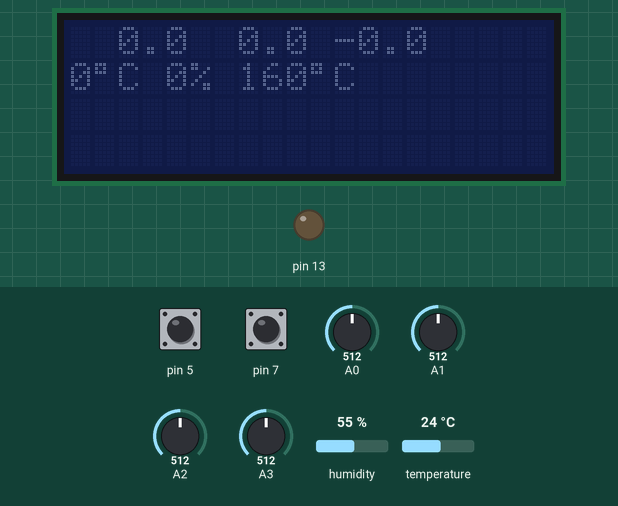
Simulated run of this sketch. Board: Arduino Uno, built with avr-gcc and run on an emulated ATmega328P. On the bench: 20×4 character LCD, output pins drawn as LEDs (lit = HIGH). The inputs (shaded band) are chosen by the test bench; at power-on: A0 = 512, A3 = 512, pin 5 HIGH, pin 7 HIGH, A1 = 512, A2 = 512, humidity 55 %, temperature 24 °C. Storage starts empty.

Above: at 1.2 s.
1.3 s: A0 set to 524
At 10.95 s:
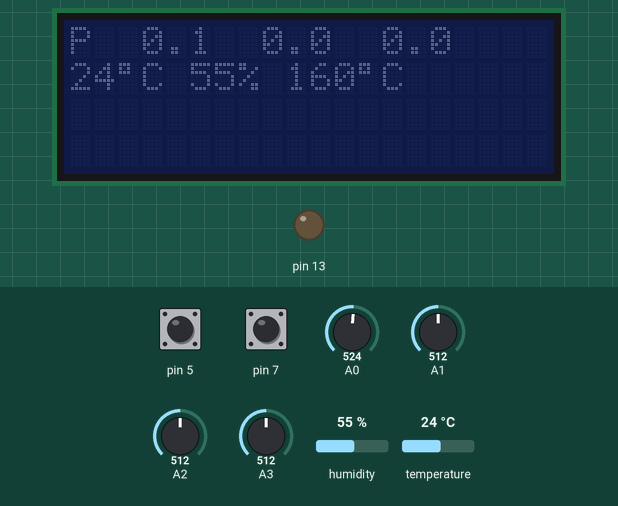
11.0 s: A0 set to 548
At 12.5 s:
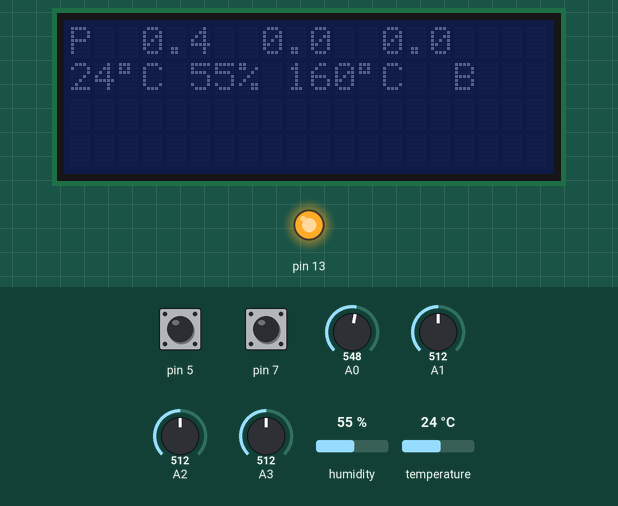
19.3 s: A3 set to 327
At 22.5 s:
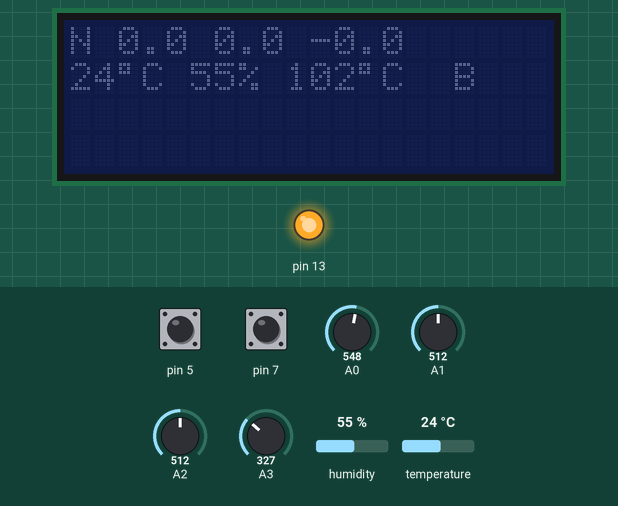
22.8 s: A3 set to 307
At 23.2 s:
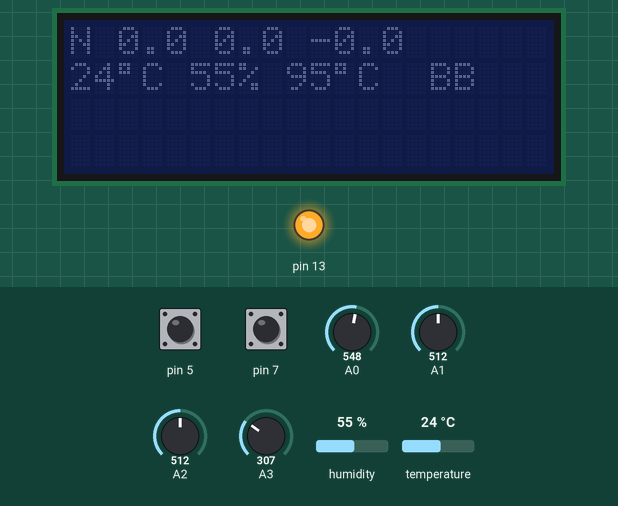
32.5 s: pin 5 pulled LOW for 3.2 s
At 33.0 s:
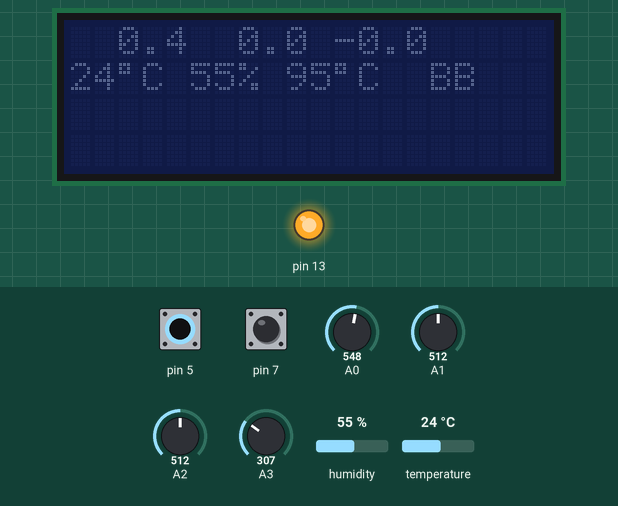
37.2 s: pin 7 pulled LOW for 0.15 s
At 37.31 s:
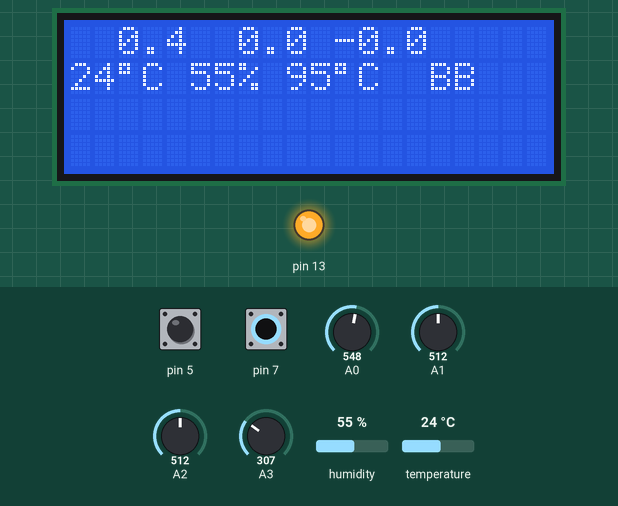
Timing chart, 0 to 39.8 s (numbered marks = the images above; inputs shaded):
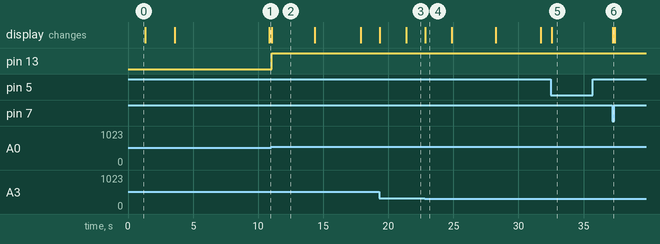

The sketch:

Arduino_Fahrradtacho.ino
```cpp
//LCD:
//#include <LiquidCrystal.h>
#include "Wire.h"
#include <LiquidCrystal_I2C.h>
#include <Adafruit_Sensor.h>
#include <DHT.h>
#include <DHT_U.h>
#include <SPI.h>
#include <SD.h>
#define DHTPIN 4
#define DHTTYPE    DHT11
const int chipSelect = 6;
int cnt=0, bew=0, bew2=0, temp, hum, braketemproh, braketemp;
float xAvg, yAvg, zAvg, xMax, yMax, zMax, xMin, yMin, zMin;
LiquidCrystal_I2C lcd(0x27,20,4);
DHT_Unified dht(DHTPIN, DHTTYPE);
uint32_t delayMS;

void setup() {
  //Serial.begin(9600);
  lcd.init();
  dht.begin();
  pinMode(13, OUTPUT);
  pinMode(5, INPUT_PULLUP);
  pinMode(7, INPUT_PULLUP);
  pinMode(8, INPUT_PULLUP);
  pinMode(12, INPUT_PULLUP);
  analogReference(EXTERNAL);
  SD.begin(chipSelect);
  File dataFile = SD.open("Tacho.txt", FILE_WRITE);
  if (dataFile) {
    dataFile.println("X-Beschleunigung,Y-Beschleunigung,Z-Beschleunigung,Aussentemperatur,Bremsentemperatur");
    dataFile.close();
  }
}

void loop() {
  //Hintergrundbeleuchtung
  if (digitalRead(7) == LOW) {
    lcd.backlight();
    }
  else {
    lcd.noBacklight();
    }

  //Bewegungserkenung, anzeige von Max/Min-Werten:
  if (digitalRead(5) == LOW) {
    bew++;
    bew2=0;
    }
  else {
    bew2++;
    }

  if (bew2 >= 500) {bew2 = 300;}

  //Beschleunigung:
  long xScaled = map(analogRead(A0), 404, 615, -1000, 1000);
  float xAccel = xScaled / 1000.0;
  xAvg += xAccel;

  long yScaled = map(analogRead(A1), 402, 612, -1000, 1000);
  float yAccel = yScaled / 1000.0;
  yAvg += yAccel;

  long zScaled = map(analogRead(A2), 411, 616, -1000, 1000);
  float zAccel = zScaled / 1000.0;
  zAvg += zAccel;

  //Temperaturen:
  braketemproh = analogRead(A3);
  braketemp = map(braketemproh, 0, 480, 0, 150);

  //Min/Max-Beschleunigung im RAM speichern:
  if (xAccel > xMax) {xMax = xAccel;}
  if (yAccel > yMax) {yMax = yAccel;}
  if (zAccel > zMax) {zMax = zAccel;}

  if (xAccel < xMin) {xMin = xAccel;}
  if (yAccel < yMin) {yMin = yAccel;}
  if (zAccel < zMin) {zMin = zAccel;}


  //Aktualwerte anzeigen:
  if (bew > 0 || bew2 < 300) {
    if (xAccel < 0) {
      lcd.setCursor(0, 0);
      lcd.print(" ");
      }
    else {
      lcd.setCursor(0, 0);
      lcd.print("  ");
      }
    lcd.print(xAccel,1);

    if (yAccel < 0) {
      lcd.setCursor(5, 0);
      lcd.print(" ");
      }
    else {
      lcd.setCursor(5, 0);
      lcd.print("  ");
      }
    lcd.print(yAccel,1);

    if (zAccel < 0) {
      lcd.setCursor(10, 0);
      lcd.print(" ");
      }
    else {
      lcd.setCursor(10, 0);
      lcd.print("  ");
      }
    lcd.print(zAccel,1);
    lcd.print(" ");
  }
  else {
    //Min/Max-Werte anzeigen:
    if (bew2 >= 300 && bew2 < 400) {
      lcd.setCursor(0, 0);
      lcd.print("P  ");
      lcd.print(xMax,1);
      lcd.print("  ");
      lcd.print(yMax,1);
      lcd.print("  ");
      lcd.print(zMax,1);
      }
    if (bew2 >= 400 && bew2 < 500) {
      lcd.setCursor(0, 0);
      lcd.print("N ");
      lcd.print(xMin,1);
      lcd.print(" ");
      lcd.print(yMin,1);
      lcd.print(" ");
      lcd.print(zMin,1);
      lcd.print("   ");
      }
    }

  //LCD, zweite Zeile:
  lcd.setCursor(0, 1);
  lcd.print(temp);
  lcd.print((char)223);
  lcd.print("C ");
  lcd.print(hum);
  lcd.print("% ");
  lcd.print(braketemp);
  lcd.print((char)223);
  lcd.print("C ");

  //Bremslicht:
  if (xScaled > 200) {
    digitalWrite(13, HIGH);
    lcd.print(" B");
    }
  else {
    digitalWrite(13, LOW);
    lcd.print("  ");
    }

  cnt++;

  if (cnt==100) {
    //lcd.clear();
    sensors_event_t event;
    dht.temperature().getEvent(&event);
    temp = (int)(event.temperature);
    dht.humidity().getEvent(&event);
    hum = (int)(event.relative_humidity);

    //SD:
    String dataString = "";
    dataString += String((xAvg)/200, 2);
   // Serial.print(xAvg/200);
   // Serial.print("\t ");
    dataString += ",";
    dataString += String((yAvg/200), 2);
   // Serial.print(yAvg/200);
   // Serial.print("\t ");
    dataString += ",";
    dataString += String((zAvg/200), 2);
   // Serial.println(zAvg/200);
    dataString += ",";
    dataString += String(temp, DEC);
    dataString += ",";
    dataString += String(braketemp, DEC);
    File dataFile = SD.open("Tacho.txt", FILE_WRITE);
    if (dataFile) {
      dataFile.println(dataString);
      dataFile.close();
    }

    cnt=0;
    bew=0;
    xAvg=0;
    yAvg=0;
    zAvg=0;
  }
}
```

Measured:
- the behaviour switches between 530 and 531 on A0 (found by bisection; images 1 and 2)
- the behaviour switches between 320 and 319 on A3 (found by bisection; images 3 and 4)
- after the input at 11.0 s, pin 13: LOW → HIGH at once; the display: changes at once (image 2)
- after the input at 19.3 s, the display: first changes at once (image 3 shows a later state)
- after the input at 22.8 s, the display: changes after 0.05 s (image 4)
- after the input at 32.5 s, the display: changes after 0.05 s (image 5)
- after the input at 37.2 s, the display: changes at once (image 6)
